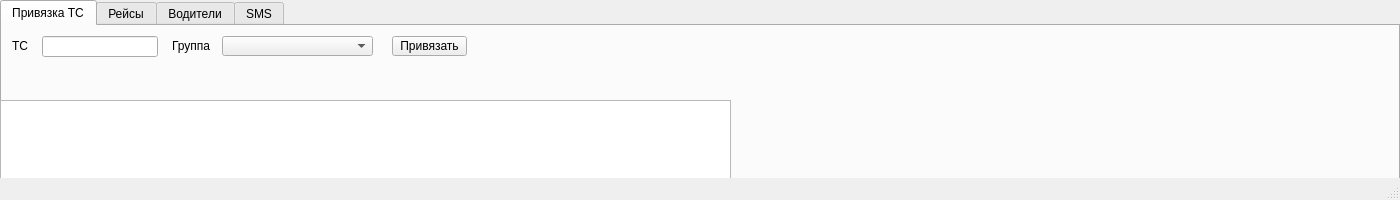
<?xml version="1.0" encoding="UTF-8"?>
<ui version="4.0">
 <class>MainWindow</class>
 <widget class="QMainWindow" name="MainWindow">
  <property name="geometry">
   <rect>
    <x>0</x>
    <y>0</y>
    <width>1400</width>
    <height>200</height>
   </rect>
  </property>
  <property name="windowTitle">
   <string>MainWindow</string>
  </property>
  <widget class="QWidget" name="centralwidget">
   <widget class="QTabWidget" name="tabWidget">
    <property name="geometry">
     <rect>
      <x>0</x>
      <y>0</y>
      <width>1400</width>
      <height>200</height>
     </rect>
    </property>
    <property name="currentIndex">
     <number>0</number>
    </property>
    <widget class="QWidget" name="tab">
     <attribute name="title">
      <string>Привязка ТС</string>
     </attribute>
     <widget class="QLabel" name="label">
      <property name="geometry">
       <rect>
        <x>10</x>
        <y>10</y>
        <width>21</width>
        <height>20</height>
       </rect>
      </property>
      <property name="text">
       <string>ТС</string>
      </property>
     </widget>
     <widget class="QLabel" name="label_2">
      <property name="geometry">
       <rect>
        <x>170</x>
        <y>10</y>
        <width>41</width>
        <height>20</height>
       </rect>
      </property>
      <property name="text">
       <string>Группа</string>
      </property>
     </widget>
     <widget class="QComboBox" name="vehicleGroupCombo">
      <property name="geometry">
       <rect>
        <x>220</x>
        <y>10</y>
        <width>151</width>
        <height>20</height>
       </rect>
      </property>
     </widget>
     <widget class="QPushButton" name="pushButton">
      <property name="geometry">
       <rect>
        <x>390</x>
        <y>10</y>
        <width>75</width>
        <height>20</height>
       </rect>
      </property>
      <property name="text">
       <string>Привязать</string>
      </property>
     </widget>
     <widget class="QWidget" name="layoutWidget">
      <property name="geometry">
       <rect>
        <x>40</x>
        <y>10</y>
        <width>116</width>
        <height>21</height>
       </rect>
      </property>
      <layout class="QVBoxLayout" name="verticalLayout">
       <item>
        <widget class="QLineEdit" name="vehInput"/>
       </item>
      </layout>
     </widget>
    </widget>
    <widget class="QWidget" name="tab_2">
     <attribute name="title">
      <string>Рейсы</string>
     </attribute>
     <widget class="QLabel" name="label_3">
      <property name="geometry">
       <rect>
        <x>10</x>
        <y>10</y>
        <width>41</width>
        <height>16</height>
       </rect>
      </property>
      <property name="text">
       <string>X5T ID</string>
      </property>
     </widget>
     <widget class="QLineEdit" name="raceNumber">
      <property name="geometry">
       <rect>
        <x>50</x>
        <y>10</y>
        <width>151</width>
        <height>19</height>
       </rect>
      </property>
     </widget>
     <widget class="QPushButton" name="pushButton_2">
      <property name="geometry">
       <rect>
        <x>220</x>
        <y>10</y>
        <width>75</width>
        <height>21</height>
       </rect>
      </property>
      <property name="text">
       <string>-&gt; X5T ID</string>
      </property>
     </widget>
     <widget class="QPushButton" name="pushButton_3">
      <property name="geometry">
       <rect>
        <x>10</x>
        <y>40</y>
        <width>75</width>
        <height>21</height>
       </rect>
      </property>
      <property name="text">
       <string>Прожать</string>
      </property>
     </widget>
     <widget class="QPushButton" name="pushButton_4">
      <property name="geometry">
       <rect>
        <x>100</x>
        <y>40</y>
        <width>75</width>
        <height>21</height>
       </rect>
      </property>
      <property name="text">
       <string>Отменить</string>
      </property>
     </widget>
     <widget class="QPushButton" name="pushButton_5">
      <property name="geometry">
       <rect>
        <x>190</x>
        <y>40</y>
        <width>75</width>
        <height>21</height>
       </rect>
      </property>
      <property name="text">
       <string>Завершить</string>
      </property>
     </widget>
     <widget class="QPushButton" name="pushButton_6">
      <property name="geometry">
       <rect>
        <x>280</x>
        <y>40</y>
        <width>75</width>
        <height>21</height>
       </rect>
      </property>
      <property name="text">
       <string>Чекпоинты</string>
      </property>
     </widget>
     <widget class="QPushButton" name="pushButton_15">
      <property name="geometry">
       <rect>
        <x>624</x>
        <y>40</y>
        <width>91</width>
        <height>21</height>
       </rect>
      </property>
      <property name="text">
       <string>Бафнуть X5T</string>
      </property>
     </widget>
    </widget>
    <widget class="QWidget" name="tab_3">
     <attribute name="title">
      <string>Водители</string>
     </attribute>
     <widget class="QLabel" name="label_4">
      <property name="geometry">
       <rect>
        <x>10</x>
        <y>10</y>
        <width>41</width>
        <height>16</height>
       </rect>
      </property>
      <property name="text">
       <string>Таб.н.</string>
      </property>
     </widget>
     <widget class="QLineEdit" name="driverNumber">
      <property name="geometry">
       <rect>
        <x>50</x>
        <y>10</y>
        <width>151</width>
        <height>19</height>
       </rect>
      </property>
     </widget>
     <widget class="QPushButton" name="pushButton_7">
      <property name="geometry">
       <rect>
        <x>370</x>
        <y>10</y>
        <width>75</width>
        <height>23</height>
       </rect>
      </property>
      <property name="text">
       <string>Фичи</string>
      </property>
     </widget>
     <widget class="QComboBox" name="featureNumber">
      <property name="geometry">
       <rect>
        <x>460</x>
        <y>10</y>
        <width>61</width>
        <height>21</height>
       </rect>
      </property>
     </widget>
     <widget class="QPushButton" name="pushButton_8">
      <property name="geometry">
       <rect>
        <x>530</x>
        <y>10</y>
        <width>86</width>
        <height>23</height>
       </rect>
      </property>
      <property name="text">
       <string>Добавить фичу</string>
      </property>
     </widget>
     <widget class="QPushButton" name="pushButton_9">
      <property name="geometry">
       <rect>
        <x>630</x>
        <y>10</y>
        <width>79</width>
        <height>23</height>
       </rect>
      </property>
      <property name="text">
       <string>Удалить фичу</string>
      </property>
     </widget>
     <widget class="QPushButton" name="pushButton_10">
      <property name="geometry">
       <rect>
        <x>370</x>
        <y>40</y>
        <width>75</width>
        <height>23</height>
       </rect>
      </property>
      <property name="text">
       <string>ШК ОТ/ВС</string>
      </property>
     </widget>
     <widget class="QPushButton" name="pushButton_11">
      <property name="geometry">
       <rect>
        <x>460</x>
        <y>40</y>
        <width>112</width>
        <height>23</height>
       </rect>
      </property>
      <property name="text">
       <string>Обновить ШК ОТ/ВС</string>
      </property>
     </widget>
     <widget class="QPushButton" name="pushButton_12">
      <property name="geometry">
       <rect>
        <x>10</x>
        <y>40</y>
        <width>89</width>
        <height>23</height>
       </rect>
      </property>
      <property name="text">
       <string>Показать рейсы</string>
      </property>
     </widget>
     <widget class="QPushButton" name="pushButton_13">
      <property name="geometry">
       <rect>
        <x>620</x>
        <y>40</y>
        <width>94</width>
        <height>23</height>
       </rect>
      </property>
      <property name="text">
       <string>Сбросить пароль</string>
      </property>
     </widget>
     <widget class="QPushButton" name="pushButton_16">
      <property name="geometry">
       <rect>
        <x>110</x>
        <y>40</y>
        <width>85</width>
        <height>23</height>
       </rect>
      </property>
      <property name="text">
       <string>Путевые листы</string>
      </property>
     </widget>
     <widget class="QPushButton" name="pushButton_17">
      <property name="geometry">
       <rect>
        <x>210</x>
        <y>10</y>
        <width>51</width>
        <height>23</height>
       </rect>
      </property>
      <property name="text">
       <string>Инфо</string>
      </property>
     </widget>
     <widget class="QPushButton" name="pushButton_18">
      <property name="geometry">
       <rect>
        <x>210</x>
        <y>40</y>
        <width>51</width>
        <height>23</height>
       </rect>
      </property>
      <property name="text">
       <string>ВТК</string>
      </property>
     </widget>
    </widget>
    <widget class="QWidget" name="tab_4">
     <attribute name="title">
      <string>SMS</string>
     </attribute>
     <widget class="QTextEdit" name="textEdit">
      <property name="geometry">
       <rect>
        <x>150</x>
        <y>10</y>
        <width>381</width>
        <height>51</height>
       </rect>
      </property>
     </widget>
     <widget class="QLineEdit" name="lineEdit_4">
      <property name="geometry">
       <rect>
        <x>10</x>
        <y>10</y>
        <width>131</width>
        <height>21</height>
       </rect>
      </property>
     </widget>
     <widget class="QPushButton" name="pushButton_14">
      <property name="geometry">
       <rect>
        <x>10</x>
        <y>40</y>
        <width>131</width>
        <height>21</height>
       </rect>
      </property>
      <property name="text">
       <string>Отправить СМС</string>
      </property>
     </widget>
     <widget class="QComboBox" name="Sms">
      <property name="geometry">
       <rect>
        <x>550</x>
        <y>10</y>
        <width>171</width>
        <height>21</height>
       </rect>
      </property>
     </widget>
    </widget>
   </widget>
   <widget class="QTextEdit" name="output">
    <property name="geometry">
     <rect>
      <x>0</x>
      <y>100</y>
      <width>731</width>
      <height>331</height>
     </rect>
    </property>
    <property name="horizontalScrollBarPolicy">
     <enum>Qt::ScrollBarAlwaysOff</enum>
    </property>
    <property name="sizeAdjustPolicy">
     <enum>QAbstractScrollArea::AdjustToContents</enum>
    </property>
    <property name="readOnly">
     <bool>true</bool>
    </property>
   </widget>
  </widget>
  <widget class="QStatusBar" name="statusbar"/>
 </widget>
 <resources/>
 <connections/>
</ui>
